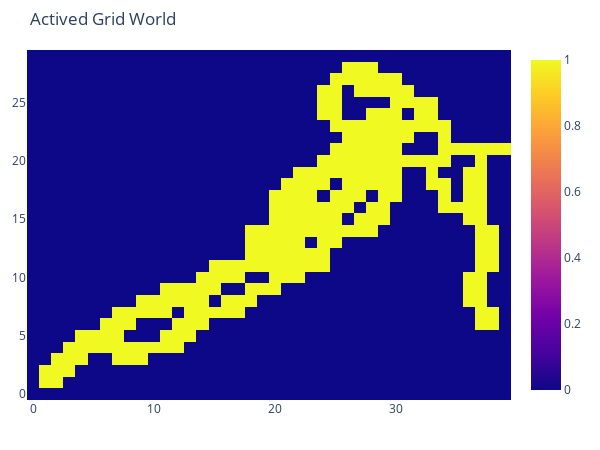

The cell this chart's notebook holds for it:
### Code cell
world.ShowGridWorld_Activated()

### Figure 1 — Plotly figure (JSON) as saved in the notebook; plotly's stock layout.template omitted (floating-point values rounded to 4 significant figures; data arrays with more than 128 entries replaced by an {"elided": "..."} marker saying what was removed)
{"data": [{"type": "heatmap", "z": {"elided": "30x40 int values"}}], "layout": {"autosize": false, "height": 450, "margin": {"b": 50, "l": 20, "r": 20, "t": 50}, "title": {"text": "Actived Grid World"}, "width": 600}}
